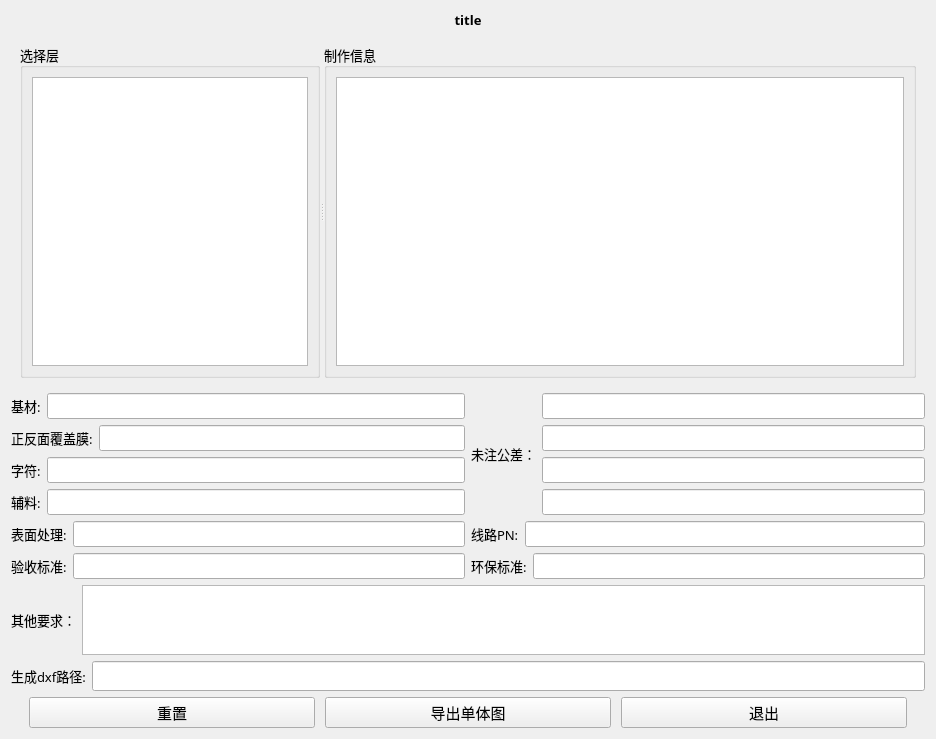
<?xml version="1.0" encoding="UTF-8"?>
<ui version="4.0">
 <class>Form</class>
 <widget class="QWidget" name="Form">
  <property name="geometry">
   <rect>
    <x>0</x>
    <y>0</y>
    <width>936</width>
    <height>739</height>
   </rect>
  </property>
  <property name="windowTitle">
   <string>单件图制作</string>
  </property>
  <layout class="QVBoxLayout" name="verticalLayout_5" stretch="2,50,1,0,0">
   <item>
    <widget class="QLabel" name="title">
     <property name="font">
      <font>
       <family>微软雅黑</family>
       <pointsize>10</pointsize>
       <weight>75</weight>
       <bold>true</bold>
      </font>
     </property>
     <property name="text">
      <string>title</string>
     </property>
     <property name="alignment">
      <set>Qt::AlignCenter</set>
     </property>
    </widget>
   </item>
   <item>
    <widget class="QWidget" name="widget" native="true">
     <layout class="QVBoxLayout" name="verticalLayout_3">
      <item>
       <widget class="QSplitter" name="splitter">
        <property name="orientation">
         <enum>Qt::Horizontal</enum>
        </property>
        <widget class="QGroupBox" name="groupBox">
         <property name="sizePolicy">
          <sizepolicy hsizetype="Expanding" vsizetype="Expanding">
           <horstretch>0</horstretch>
           <verstretch>0</verstretch>
          </sizepolicy>
         </property>
         <property name="maximumSize">
          <size>
           <width>300</width>
           <height>16777215</height>
          </size>
         </property>
         <property name="font">
          <font>
           <family>黑体</family>
           <pointsize>10</pointsize>
          </font>
         </property>
         <property name="title">
          <string>选择层</string>
         </property>
         <layout class="QVBoxLayout" name="verticalLayout">
          <item>
           <widget class="QListWidget" name="listWidget">
            <property name="font">
             <font>
              <family>黑体</family>
              <pointsize>10</pointsize>
             </font>
            </property>
            <property name="cursor" stdset="0">
             <cursorShape>PointingHandCursor</cursorShape>
            </property>
           </widget>
          </item>
         </layout>
        </widget>
        <widget class="QGroupBox" name="groupBox_2">
         <property name="font">
          <font>
           <family>黑体</family>
           <pointsize>10</pointsize>
          </font>
         </property>
         <property name="title">
          <string>制作信息</string>
         </property>
         <layout class="QVBoxLayout" name="verticalLayout_2">
          <item>
           <widget class="QTableWidget" name="tableWidget">
            <property name="minimumSize">
             <size>
              <width>400</width>
              <height>0</height>
             </size>
            </property>
            <property name="font">
             <font>
              <family>黑体</family>
              <pointsize>10</pointsize>
             </font>
            </property>
           </widget>
          </item>
         </layout>
        </widget>
       </widget>
      </item>
     </layout>
    </widget>
   </item>
   <item>
    <layout class="QGridLayout" name="gridLayout">
     <item row="4" column="1">
      <layout class="QHBoxLayout" name="horizontalLayout_6" stretch="0,1">
       <item>
        <widget class="QLabel" name="label_6">
         <property name="font">
          <font>
           <family>黑体</family>
           <pointsize>10</pointsize>
          </font>
         </property>
         <property name="text">
          <string>线路PN:</string>
         </property>
        </widget>
       </item>
       <item>
        <widget class="QLineEdit" name="lineEdit_signal_pn">
         <property name="font">
          <font>
           <family>黑体</family>
           <pointsize>10</pointsize>
          </font>
         </property>
        </widget>
       </item>
      </layout>
     </item>
     <item row="0" column="1" rowspan="4">
      <layout class="QHBoxLayout" name="horizontalLayout_10">
       <item>
        <widget class="QLabel" name="label_10">
         <property name="font">
          <font>
           <family>黑体</family>
           <pointsize>10</pointsize>
          </font>
         </property>
         <property name="text">
          <string>未注公差：</string>
         </property>
        </widget>
       </item>
       <item>
        <layout class="QVBoxLayout" name="verticalLayout_4">
         <item>
          <widget class="QLineEdit" name="lineEdit_general_tolerance_1">
           <property name="font">
            <font>
             <family>黑体</family>
             <pointsize>10</pointsize>
            </font>
           </property>
          </widget>
         </item>
         <item>
          <widget class="QLineEdit" name="lineEdit_general_tolerance_2">
           <property name="font">
            <font>
             <family>黑体</family>
             <pointsize>10</pointsize>
            </font>
           </property>
          </widget>
         </item>
         <item>
          <widget class="QLineEdit" name="lineEdit_general_tolerance_3">
           <property name="font">
            <font>
             <family>黑体</family>
             <pointsize>10</pointsize>
            </font>
           </property>
          </widget>
         </item>
         <item>
          <widget class="QLineEdit" name="lineEdit_general_tolerance_4">
           <property name="font">
            <font>
             <family>黑体</family>
             <pointsize>10</pointsize>
            </font>
           </property>
          </widget>
         </item>
        </layout>
       </item>
      </layout>
     </item>
     <item row="0" column="0">
      <layout class="QHBoxLayout" name="horizontalLayout_4" stretch="0,1">
       <item>
        <widget class="QLabel" name="label_4">
         <property name="font">
          <font>
           <family>黑体</family>
           <pointsize>10</pointsize>
          </font>
         </property>
         <property name="text">
          <string>基材:</string>
         </property>
        </widget>
       </item>
       <item>
        <widget class="QLineEdit" name="lineEdit_material">
         <property name="font">
          <font>
           <family>黑体</family>
           <pointsize>10</pointsize>
          </font>
         </property>
        </widget>
       </item>
      </layout>
     </item>
     <item row="1" column="0">
      <layout class="QHBoxLayout" name="horizontalLayout_7" stretch="0,1">
       <item>
        <widget class="QLabel" name="label_7">
         <property name="font">
          <font>
           <family>黑体</family>
           <pointsize>10</pointsize>
          </font>
         </property>
         <property name="text">
          <string>正反面覆盖膜:</string>
         </property>
        </widget>
       </item>
       <item>
        <widget class="QLineEdit" name="lineEdit_cov">
         <property name="font">
          <font>
           <family>黑体</family>
           <pointsize>10</pointsize>
          </font>
         </property>
        </widget>
       </item>
      </layout>
     </item>
     <item row="3" column="0">
      <layout class="QHBoxLayout" name="horizontalLayout_9" stretch="0,1">
       <item>
        <widget class="QLabel" name="label_9">
         <property name="font">
          <font>
           <family>黑体</family>
           <pointsize>10</pointsize>
          </font>
         </property>
         <property name="text">
          <string>辅料:</string>
         </property>
        </widget>
       </item>
       <item>
        <widget class="QLineEdit" name="lineEdit_sup">
         <property name="font">
          <font>
           <family>黑体</family>
           <pointsize>10</pointsize>
          </font>
         </property>
        </widget>
       </item>
      </layout>
     </item>
     <item row="4" column="0">
      <layout class="QHBoxLayout" name="horizontalLayout" stretch="0,1">
       <item>
        <widget class="QLabel" name="label_2">
         <property name="font">
          <font>
           <family>黑体</family>
           <pointsize>10</pointsize>
          </font>
         </property>
         <property name="text">
          <string>表面处理:</string>
         </property>
        </widget>
       </item>
       <item>
        <widget class="QLineEdit" name="lineEdit_surface_treatment">
         <property name="font">
          <font>
           <family>黑体</family>
           <pointsize>10</pointsize>
          </font>
         </property>
        </widget>
       </item>
      </layout>
     </item>
     <item row="6" column="0" colspan="2">
      <layout class="QHBoxLayout" name="horizontalLayout_5">
       <item>
        <widget class="QLabel" name="label_5">
         <property name="font">
          <font>
           <family>黑体</family>
           <pointsize>10</pointsize>
          </font>
         </property>
         <property name="text">
          <string>其他要求：</string>
         </property>
        </widget>
       </item>
       <item>
        <widget class="QTextEdit" name="textEdit_other_require">
         <property name="font">
          <font>
           <family>黑体</family>
           <pointsize>10</pointsize>
          </font>
         </property>
        </widget>
       </item>
      </layout>
     </item>
     <item row="2" column="0">
      <layout class="QHBoxLayout" name="horizontalLayout_8" stretch="0,1">
       <item>
        <widget class="QLabel" name="label_8">
         <property name="font">
          <font>
           <family>黑体</family>
           <pointsize>10</pointsize>
          </font>
         </property>
         <property name="text">
          <string>字符:</string>
         </property>
        </widget>
       </item>
       <item>
        <widget class="QLineEdit" name="lineEdit_character">
         <property name="font">
          <font>
           <family>黑体</family>
           <pointsize>10</pointsize>
          </font>
         </property>
        </widget>
       </item>
      </layout>
     </item>
     <item row="5" column="0">
      <layout class="QHBoxLayout" name="horizontalLayout_11" stretch="0,1">
       <item>
        <widget class="QLabel" name="label_11">
         <property name="font">
          <font>
           <family>黑体</family>
           <pointsize>10</pointsize>
          </font>
         </property>
         <property name="text">
          <string>验收标准:</string>
         </property>
        </widget>
       </item>
       <item>
        <widget class="QLineEdit" name="lineEdit_acceptance_criteria">
         <property name="font">
          <font>
           <family>黑体</family>
           <pointsize>10</pointsize>
          </font>
         </property>
        </widget>
       </item>
      </layout>
     </item>
     <item row="5" column="1">
      <layout class="QHBoxLayout" name="horizontalLayout_12" stretch="0,1">
       <item>
        <widget class="QLabel" name="label_12">
         <property name="font">
          <font>
           <family>黑体</family>
           <pointsize>10</pointsize>
          </font>
         </property>
         <property name="text">
          <string>环保标准:</string>
         </property>
        </widget>
       </item>
       <item>
        <widget class="QLineEdit" name="lineEdit_rohs">
         <property name="font">
          <font>
           <family>黑体</family>
           <pointsize>10</pointsize>
          </font>
         </property>
        </widget>
       </item>
      </layout>
     </item>
    </layout>
   </item>
   <item>
    <layout class="QHBoxLayout" name="horizontalLayout_3">
     <item>
      <widget class="QLabel" name="label_3">
       <property name="font">
        <font>
         <family>黑体</family>
         <pointsize>10</pointsize>
        </font>
       </property>
       <property name="text">
        <string>生成dxf路径:</string>
       </property>
      </widget>
     </item>
     <item>
      <widget class="QLineEdit" name="path_input">
       <property name="font">
        <font>
         <family>黑体</family>
         <pointsize>11</pointsize>
        </font>
       </property>
      </widget>
     </item>
    </layout>
   </item>
   <item>
    <layout class="QHBoxLayout" name="horizontalLayout_2">
     <property name="spacing">
      <number>10</number>
     </property>
     <property name="leftMargin">
      <number>18</number>
     </property>
     <property name="rightMargin">
      <number>18</number>
     </property>
     <item>
      <widget class="QPushButton" name="pushButton_3">
       <property name="sizePolicy">
        <sizepolicy hsizetype="Minimum" vsizetype="Expanding">
         <horstretch>0</horstretch>
         <verstretch>0</verstretch>
        </sizepolicy>
       </property>
       <property name="minimumSize">
        <size>
         <width>0</width>
         <height>24</height>
        </size>
       </property>
       <property name="font">
        <font>
         <family>黑体</family>
         <pointsize>11</pointsize>
        </font>
       </property>
       <property name="cursor">
        <cursorShape>PointingHandCursor</cursorShape>
       </property>
       <property name="text">
        <string>重置</string>
       </property>
      </widget>
     </item>
     <item>
      <widget class="QPushButton" name="pushButton">
       <property name="sizePolicy">
        <sizepolicy hsizetype="Minimum" vsizetype="Expanding">
         <horstretch>0</horstretch>
         <verstretch>0</verstretch>
        </sizepolicy>
       </property>
       <property name="minimumSize">
        <size>
         <width>0</width>
         <height>24</height>
        </size>
       </property>
       <property name="font">
        <font>
         <family>黑体</family>
         <pointsize>11</pointsize>
        </font>
       </property>
       <property name="cursor">
        <cursorShape>PointingHandCursor</cursorShape>
       </property>
       <property name="text">
        <string>导出单体图</string>
       </property>
      </widget>
     </item>
     <item>
      <widget class="QPushButton" name="pushButton_2">
       <property name="sizePolicy">
        <sizepolicy hsizetype="Minimum" vsizetype="Expanding">
         <horstretch>0</horstretch>
         <verstretch>0</verstretch>
        </sizepolicy>
       </property>
       <property name="minimumSize">
        <size>
         <width>0</width>
         <height>24</height>
        </size>
       </property>
       <property name="font">
        <font>
         <family>黑体</family>
         <pointsize>11</pointsize>
        </font>
       </property>
       <property name="cursor">
        <cursorShape>PointingHandCursor</cursorShape>
       </property>
       <property name="text">
        <string>退出</string>
       </property>
      </widget>
     </item>
    </layout>
   </item>
  </layout>
 </widget>
 <resources/>
 <connections/>
</ui>
